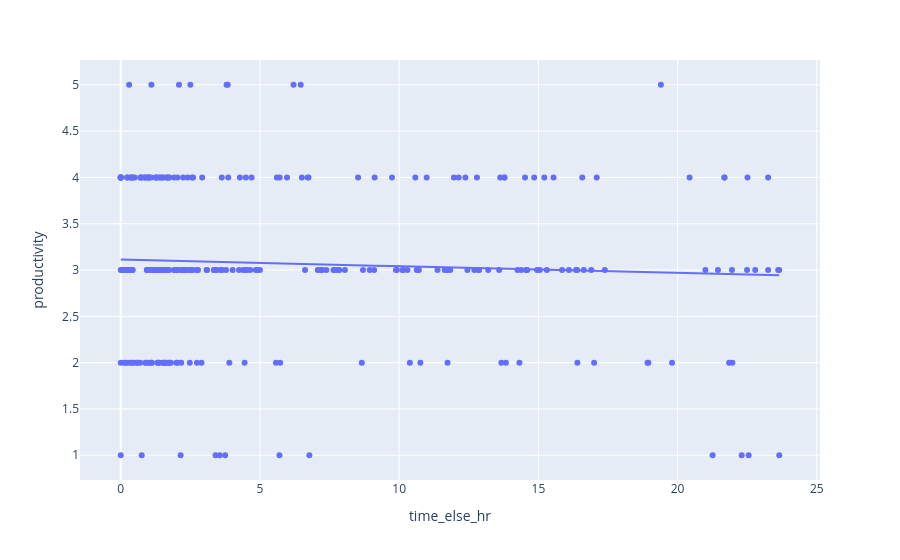

Notebook cell for this chart:
### Code cell
# plot productivity vs time spent outside by participant
fig = px.scatter(merged, x="time_else_hr", y="productivity", #color="ParticipantID", 
                 trendline="ols")
fig.show()

### Figure 1 — Plotly figure (JSON) as saved in the notebook; plotly's stock layout.template omitted (floating-point values rounded to 4 significant figures; data arrays with more than 128 entries replaced by an {"elided": "..."} marker saying what was removed)
{"data": [{"hovertemplate": "time_else_hr=%{x}<br>productivity=%{y}<extra></extra>", "legendgroup": "", "marker": {"color": "#636efa", "symbol": "circle"}, "mode": "markers", "name": "", "orientation": "v", "showlegend": false, "type": "scatter", "x": {"elided": "368 float values"}, "xaxis": "x", "y": {"elided": "368 int values"}, "yaxis": "y"}, {"hovertemplate": "<b>OLS trendline</b><br>productivity = -0.00714902 * time_else_hr + 3.11227<br>R<sup>2</sup>=0.003032<br><br>time_else_hr=%{x}<br>productivity=%{y} <b>(trend)</b><extra></extra>", "legendgroup": "", "marker": {"color": "#636efa", "symbol": "circle"}, "mode": "lines", "name": "", "showlegend": false, "type": "scatter", "x": {"elided": "270 float values"}, "xaxis": "x", "y": {"elided": "270 float values"}, "yaxis": "y"}], "layout": {"legend": {"tracegroupgap": 0}, "margin": {"t": 60}, "xaxis": {"anchor": "y", "domain": [0, 1], "title": {"text": "time_else_hr"}}, "yaxis": {"anchor": "x", "domain": [0, 1], "title": {"text": "productivity"}}}}
